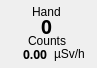
         <widget class="QFrame" name="cps_frame_m10_2">
          <property name="geometry">
           <rect>
            <x>56</x>
            <y>259</y>
            <width>97</width>
            <height>68</height>
           </rect>
          </property>
          <property name="toolTip">
           <string>&lt;html&gt;&lt;head/&gt;&lt;body&gt;&lt;p&gt;Module 10&lt;/p&gt;&lt;/body&gt;&lt;/html&gt;</string>
          </property>
          <property name="frameShape">
           <enum>QFrame::NoFrame</enum>
          </property>
          <property name="frameShadow">
           <enum>QFrame::Plain</enum>
          </property>
          <widget class="QLabel" name="cps_bg_m10_2">
           <property name="geometry">
            <rect>
             <x>2</x>
             <y>2</y>
             <width>91</width>
             <height>62</height>
            </rect>
           </property>
           <property name="frameShadow">
            <enum>QFrame::Sunken</enum>
           </property>
           <property name="text">
            <string/>
           </property>
           <property name="pixmap">
            <pixmap resource="RadMaster 3000+ v0.1/resources.qrc">:/bg/resources/bg/cps_frame.png</pixmap>
           </property>
           <property name="scaledContents">
            <bool>true</bool>
           </property>
          </widget>
          <widget class="QWidget" name="layoutWidget_26">
           <property name="geometry">
            <rect>
             <x>2</x>
             <y>5</y>
             <width>90</width>
             <height>60</height>
            </rect>
           </property>
           <layout class="QVBoxLayout" name="verticalLayout_36">
            <property name="spacing">
             <number>0</number>
            </property>
            <item alignment="Qt::AlignHCenter">
             <widget class="QLabel" name="res_bodypart_10">
              <property name="maximumSize">
               <size>
                <width>16777215</width>
                <height>13</height>
               </size>
              </property>
              <property name="text">
               <string>Hand</string>
              </property>
             </widget>
            </item>
            <item alignment="Qt::AlignHCenter">
             <widget class="QLabel" name="counts_10">
              <property name="maximumSize">
               <size>
                <width>16777215</width>
                <height>16</height>
               </size>
              </property>
              <property name="font">
               <font>
                <family>Arial Black</family>
                <pointsize>14</pointsize>
                <weight>75</weight>
                <bold>true</bold>
               </font>
              </property>
              <property name="text">
               <string>0</string>
              </property>
             </widget>
            </item>
            <item alignment="Qt::AlignHCenter">
             <widget class="QLabel" name="counts_label_10">
              <property name="maximumSize">
               <size>
                <width>16777215</width>
                <height>13</height>
               </size>
              </property>
              <property name="text">
               <string>Counts</string>
              </property>
             </widget>
            </item>
            <item>
             <layout class="QGridLayout" name="gridLayout_29">
              <item row="0" column="0" alignment="Qt::AlignRight">
               <widget class="QLabel" name="res_uSv_10">
                <property name="maximumSize">
                 <size>
                  <width>16777215</width>
                  <height>14</height>
                 </size>
                </property>
                <property name="font">
                 <font>
                  <family>Arial Black</family>
                  <pointsize>9</pointsize>
                  <weight>75</weight>
                  <bold>true</bold>
                 </font>
                </property>
                <property name="text">
                 <string>0.00</string>
                </property>
               </widget>
              </item>
              <item row="0" column="1" alignment="Qt::AlignHCenter">
               <widget class="QLabel" name="res_uSv_label_10">
                <property name="maximumSize">
                 <size>
                  <width>16777215</width>
                  <height>14</height>
                 </size>
                </property>
                <property name="text">
                 <string>µSv/h</string>
                </property>
               </widget>
              </item>
             </layout>
            </item>
           </layout>
          </widget>
         </widget>
